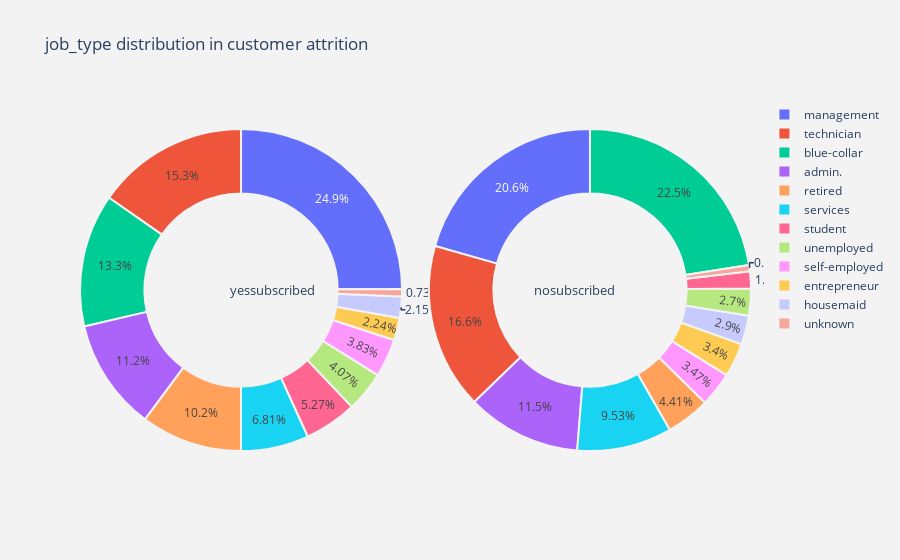
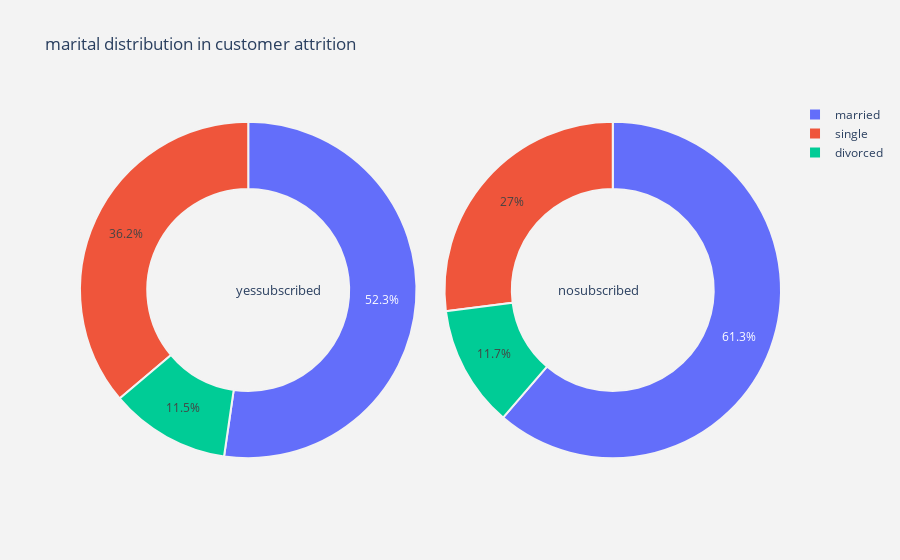
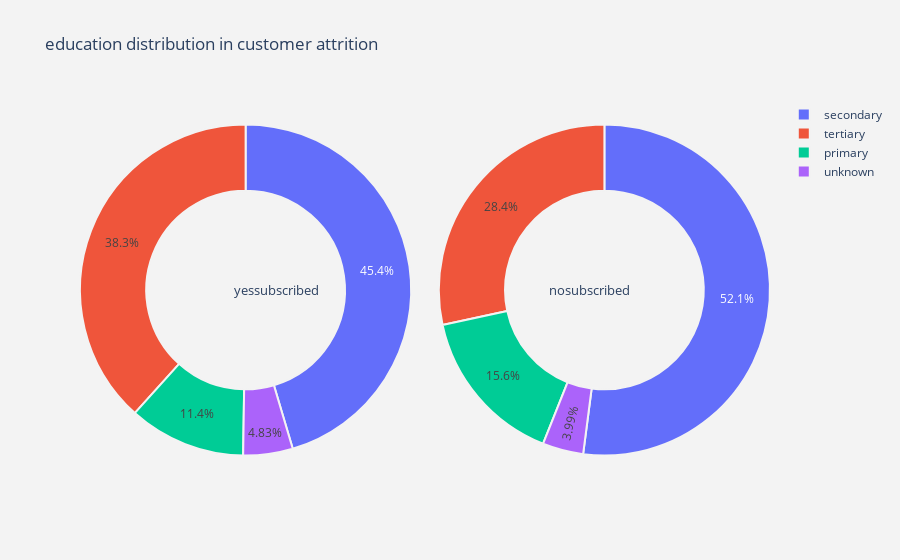
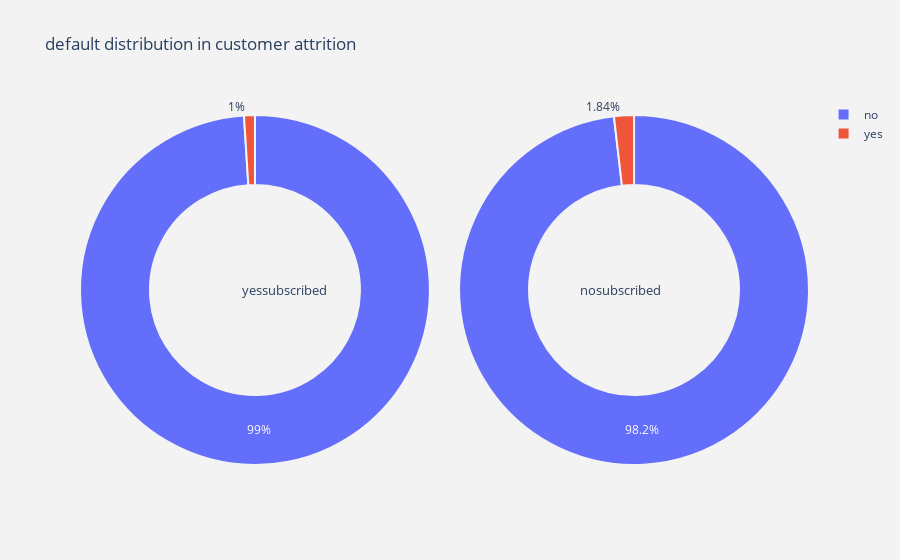

Here is the notebook cell these charts were saved with, in order:
### Code cell
for i in categorical.columns:
    plot_pie(i)

### Figure 1 — Plotly figure (JSON) as saved in the notebook; plotly's stock layout.template omitted (floating-point values rounded to 4 significant figures)
{"data": [{"domain": {"x": [0, 0.48]}, "hole": 0.6, "hoverinfo": "label+percent+name", "labels": ["management", "technician", "blue-collar", "admin.", "retired", "services", "student", "unemployed", "self-employed", "entrepreneur", "housemaid", "unknown"], "marker": {"line": {"color": "rgb(243,243,243)", "width": 2}}, "name": "Subscribed Customers", "type": "pie", "values": [845, 519, 453, 380, 345, 231, 179, 138, 130, 76, 73, 25]}, {"domain": {"x": [0.52, 1]}, "hole": 0.6, "hoverinfo": "label+percent+name", "labels": ["blue-collar", "management", "technician", "admin.", "services", "retired", "self-employed", "entrepreneur", "housemaid", "unemployed", "student", "unknown"], "marker": {"line": {"color": "rgb(243,243,243)", "width": 2}}, "name": "Non subscribed Customers", "type": "pie", "values": [6363, 5821, 4701, 3247, 2692, 1246, 981, 961, 820, 763, 484, 174]}], "layout": {"annotations": [{"font": {"size": 13}, "showarrow": false, "text": "yessubscribed", "x": 0.22, "y": 0.5}, {"font": {"size": 13}, "showarrow": false, "text": "nosubscribed", "x": 0.8, "y": 0.5}], "paper_bgcolor": "rgb(243,243,243)", "plot_bgcolor": "rgb(243,243,243)", "title": {"text": "job_type distribution in customer attrition "}}}

### Figure 2 — Plotly figure (JSON) as saved in the notebook; plotly's stock layout.template omitted (floating-point values rounded to 4 significant figures)
{"data": [{"domain": {"x": [0, 0.48]}, "hole": 0.6, "hoverinfo": "label+percent+name", "labels": ["married", "single", "divorced"], "marker": {"line": {"color": "rgb(243,243,243)", "width": 2}}, "name": "Subscribed Customers", "type": "pie", "values": [1775, 1227, 392]}, {"domain": {"x": [0.52, 1]}, "hole": 0.6, "hoverinfo": "label+percent+name", "labels": ["married", "single", "divorced"], "marker": {"line": {"color": "rgb(243,243,243)", "width": 2}}, "name": "Non subscribed Customers", "type": "pie", "values": [17320, 7630, 3303]}], "layout": {"annotations": [{"font": {"size": 13}, "showarrow": false, "text": "yessubscribed", "x": 0.22, "y": 0.5}, {"font": {"size": 13}, "showarrow": false, "text": "nosubscribed", "x": 0.8, "y": 0.5}], "paper_bgcolor": "rgb(243,243,243)", "plot_bgcolor": "rgb(243,243,243)", "title": {"text": "marital distribution in customer attrition "}}}

### Figure 3 — Plotly figure (JSON) as saved in the notebook; plotly's stock layout.template omitted (floating-point values rounded to 4 significant figures)
{"data": [{"domain": {"x": [0, 0.48]}, "hole": 0.6, "hoverinfo": "label+percent+name", "labels": ["secondary", "tertiary", "primary", "unknown"], "marker": {"line": {"color": "rgb(243,243,243)", "width": 2}}, "name": "Subscribed Customers", "type": "pie", "values": [1541, 1301, 388, 164]}, {"domain": {"x": [0.52, 1]}, "hole": 0.6, "hoverinfo": "label+percent+name", "labels": ["secondary", "tertiary", "primary", "unknown"], "marker": {"line": {"color": "rgb(243,243,243)", "width": 2}}, "name": "Non subscribed Customers", "type": "pie", "values": [14706, 8020, 4399, 1128]}], "layout": {"annotations": [{"font": {"size": 13}, "showarrow": false, "text": "yessubscribed", "x": 0.22, "y": 0.5}, {"font": {"size": 13}, "showarrow": false, "text": "nosubscribed", "x": 0.8, "y": 0.5}], "paper_bgcolor": "rgb(243,243,243)", "plot_bgcolor": "rgb(243,243,243)", "title": {"text": "education distribution in customer attrition "}}}

### Figure 4 — Plotly figure (JSON) as saved in the notebook; plotly's stock layout.template omitted (floating-point values rounded to 4 significant figures)
{"data": [{"domain": {"x": [0, 0.48]}, "hole": 0.6, "hoverinfo": "label+percent+name", "labels": ["no", "yes"], "marker": {"line": {"color": "rgb(243,243,243)", "width": 2}}, "name": "Subscribed Customers", "type": "pie", "values": [3360, 34]}, {"domain": {"x": [0.52, 1]}, "hole": 0.6, "hoverinfo": "label+percent+name", "labels": ["no", "yes"], "marker": {"line": {"color": "rgb(243,243,243)", "width": 2}}, "name": "Non subscribed Customers", "type": "pie", "values": [27734, 519]}], "layout": {"annotations": [{"font": {"size": 13}, "showarrow": false, "text": "yessubscribed", "x": 0.22, "y": 0.5}, {"font": {"size": 13}, "showarrow": false, "text": "nosubscribed", "x": 0.8, "y": 0.5}], "paper_bgcolor": "rgb(243,243,243)", "plot_bgcolor": "rgb(243,243,243)", "title": {"text": "default distribution in customer attrition "}}}
